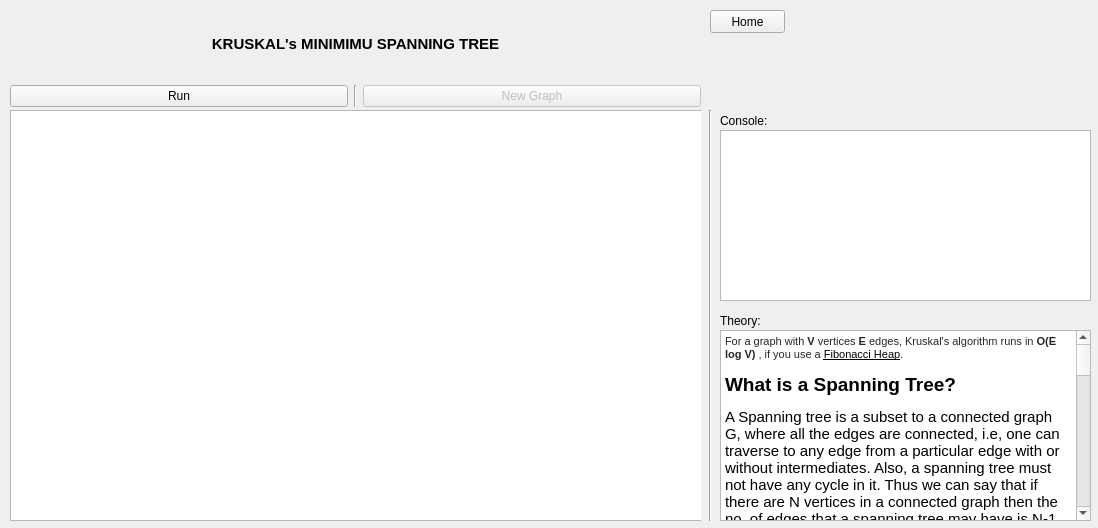
<?xml version="1.0" encoding="UTF-8"?>
<ui version="4.0">
 <class>KruskalViewClass</class>
 <widget class="QWidget" name="KruskalViewClass">
  <property name="geometry">
   <rect>
    <x>0</x>
    <y>0</y>
    <width>1098</width>
    <height>528</height>
   </rect>
  </property>
  <property name="windowTitle">
   <string>Form</string>
  </property>
  <widget class="QLabel" name="kruskalInfoConsoleLabel">
   <property name="geometry">
    <rect>
     <x>720</x>
     <y>310</y>
     <width>47</width>
     <height>21</height>
    </rect>
   </property>
   <property name="text">
    <string>Theory:</string>
   </property>
  </widget>
  <widget class="QLabel" name="kruskalConsoleLabel">
   <property name="geometry">
    <rect>
     <x>720</x>
     <y>110</y>
     <width>47</width>
     <height>21</height>
    </rect>
   </property>
   <property name="text">
    <string>Console:</string>
   </property>
  </widget>
  <widget class="QTextBrowser" name="kruskalInfoTextBrowser">
   <property name="geometry">
    <rect>
     <x>720</x>
     <y>330</y>
     <width>371</width>
     <height>191</height>
    </rect>
   </property>
   <property name="html">
    <string>&lt;!DOCTYPE HTML PUBLIC &quot;-//W3C//DTD HTML 4.0//EN&quot; &quot;http://www.w3.org/TR/REC-html40/strict.dtd&quot;&gt;
&lt;html&gt;&lt;head&gt;&lt;meta name=&quot;qrichtext&quot; content=&quot;1&quot; /&gt;&lt;style type=&quot;text/css&quot;&gt;
p, li { white-space: pre-wrap; }
&lt;/style&gt;&lt;/head&gt;&lt;body style=&quot; font-family:'MS Shell Dlg 2'; font-size:8.25pt; font-weight:400; font-style:normal;&quot;&gt;
&lt;p style=&quot; margin-top:0px; margin-bottom:0px; margin-left:0px; margin-right:0px; -qt-block-indent:0; text-indent:0px;&quot;&gt;&lt;span style=&quot; font-family:'-apple-system','BlinkMacSystemFont','Segoe UI Adjusted','Segoe UI','Liberation Sans','sans-serif'; font-size:8pt; color:#232629; background-color:#ffffff;&quot;&gt;For a graph with &lt;/span&gt;&lt;span style=&quot; font-family:'-apple-system','BlinkMacSystemFont','Segoe UI Adjusted','Segoe UI','Liberation Sans','sans-serif'; font-size:8pt; font-weight:600; color:#232629; background-color:#ffffff;&quot;&gt;V&lt;/span&gt;&lt;span style=&quot; font-family:'-apple-system','BlinkMacSystemFont','Segoe UI Adjusted','Segoe UI','Liberation Sans','sans-serif'; font-size:8pt; color:#232629; background-color:#ffffff;&quot;&gt; vertices &lt;/span&gt;&lt;span style=&quot; font-family:'-apple-system','BlinkMacSystemFont','Segoe UI Adjusted','Segoe UI','Liberation Sans','sans-serif'; font-size:8pt; font-weight:600; color:#232629; background-color:#ffffff;&quot;&gt;E&lt;/span&gt;&lt;span style=&quot; font-family:'-apple-system','BlinkMacSystemFont','Segoe UI Adjusted','Segoe UI','Liberation Sans','sans-serif'; font-size:8pt; color:#232629; background-color:#ffffff;&quot;&gt; edges, Kruskal's algorithm runs in &lt;/span&gt;&lt;span style=&quot; font-family:'-apple-system','BlinkMacSystemFont','Segoe UI Adjusted','Segoe UI','Liberation Sans','sans-serif'; font-size:8pt; font-weight:600; color:#232629; background-color:#ffffff;&quot;&gt;O(E log V)&lt;/span&gt;&lt;span style=&quot; font-family:'-apple-system','BlinkMacSystemFont','Segoe UI Adjusted','Segoe UI','Liberation Sans','sans-serif'; font-size:8pt; color:#232629; background-color:#ffffff;&quot;&gt; , if you use a &lt;/span&gt;&lt;a href=&quot;http://en.wikipedia.org/wiki/Fibonacci_heap&quot;&gt;&lt;span style=&quot; font-family:'-apple-system','BlinkMacSystemFont','Segoe UI Adjusted','Segoe UI','Liberation Sans','sans-serif'; font-size:8pt; text-decoration: underline; color:#000000; background-color:#ffffff;&quot;&gt;Fibonacci Heap&lt;/span&gt;&lt;/a&gt;&lt;span style=&quot; font-family:'-apple-system','BlinkMacSystemFont','Segoe UI Adjusted','Segoe UI','Liberation Sans','sans-serif'; font-size:8pt; color:#232629; background-color:#ffffff;&quot;&gt;.&lt;/span&gt;&lt;/p&gt;
&lt;p style=&quot; margin-top:12px; margin-bottom:0px; margin-left:0px; margin-right:0px; -qt-block-indent:0; text-indent:0px; background-color:#ffffff;&quot;&gt;&lt;span style=&quot; font-family:'Helvetica','sans-serif'; font-size:14pt; font-weight:600; color:#000000;&quot;&gt;What is a Spanning Tree?&lt;/span&gt;&lt;span style=&quot; font-size:8pt;&quot;&gt; &lt;/span&gt;&lt;/p&gt;
&lt;p style=&quot; margin-top:12px; margin-bottom:0px; margin-left:0px; margin-right:0px; -qt-block-indent:0; text-indent:0px; background-color:#ffffff;&quot;&gt;&lt;span style=&quot; font-family:'Helvetica','sans-serif'; font-size:11.5pt; color:#000000;&quot;&gt;A Spanning tree is a subset to a connected graph G, where all the edges are connected, i.e, one can traverse to any edge from a particular edge with or without intermediates. Also, a spanning tree must not have any cycle in it. Thus we can say that if there are N vertices in a connected graph then the no. of edges that a spanning tree may have is N-1.&lt;/span&gt;&lt;span style=&quot; font-size:8pt;&quot;&gt; &lt;/span&gt;&lt;/p&gt;
&lt;p style=&quot; margin-top:12px; margin-bottom:0px; margin-left:0px; margin-right:0px; -qt-block-indent:0; text-indent:0px; background-color:#ffffff;&quot;&gt;&lt;span style=&quot; font-family:'Helvetica','sans-serif'; font-size:11.5pt; color:#000000;&quot;&gt; &lt;/span&gt;&lt;span style=&quot; font-size:8pt;&quot;&gt; &lt;/span&gt;&lt;/p&gt;
&lt;p style=&quot; margin-top:12px; margin-bottom:0px; margin-left:0px; margin-right:0px; -qt-block-indent:0; text-indent:0px; background-color:#ffffff;&quot;&gt;&lt;span style=&quot; font-family:'Helvetica','sans-serif'; font-size:14pt; font-weight:600; color:#000000;&quot;&gt;What is a Minimum Spanning Tree? &lt;/span&gt;&lt;/p&gt;
&lt;p style=&quot; margin-top:12px; margin-bottom:0px; margin-left:0px; margin-right:0px; -qt-block-indent:0; text-indent:0px; background-color:#ffffff;&quot;&gt;&lt;span style=&quot; font-family:'Helvetica','sans-serif'; font-size:11.5pt; color:#000000;&quot;&gt;Given a connected and undirected graph, a spanning tree of that graph is a subgraph that is a tree and connects all the vertices together. A single graph can have many different spanning trees. A minimum spanning tree (MST) or minimum weight spanning tree for a weighted, connected, undirected graph is a spanning tree with a weight less than or equal to the weight of every other spanning tree. The weight of a spanning tree is the sum of weights given to each edge of the spanning tree.&lt;/span&gt;&lt;span style=&quot; font-size:8pt;&quot;&gt; &lt;/span&gt;&lt;/p&gt;
&lt;p style=&quot; margin-top:12px; margin-bottom:0px; margin-left:0px; margin-right:0px; -qt-block-indent:0; text-indent:0px; background-color:#ffffff;&quot;&gt;&lt;span style=&quot; font-family:'Helvetica','sans-serif'; font-size:11.5pt; color:#000000;&quot;&gt; &lt;/span&gt;&lt;span style=&quot; font-size:8pt;&quot;&gt; &lt;/span&gt;&lt;/p&gt;
&lt;p style=&quot; margin-top:12px; margin-bottom:0px; margin-left:0px; margin-right:0px; -qt-block-indent:0; text-indent:0px; background-color:#ffffff;&quot;&gt;&lt;span style=&quot; font-family:'Helvetica','sans-serif'; font-size:14pt; font-weight:600; color:#000000;&quot;&gt;How many edges does a minimum spanning tree has? &lt;/span&gt;&lt;/p&gt;
&lt;p style=&quot; margin-top:12px; margin-bottom:0px; margin-left:0px; margin-right:0px; -qt-block-indent:0; text-indent:0px; background-color:#ffffff;&quot;&gt;&lt;span style=&quot; font-family:'Helvetica','sans-serif'; font-size:11.5pt; color:#000000;&quot;&gt;A minimum spanning tree has (V – 1) edges where V is the number of vertices in the given graph.&lt;/span&gt;&lt;span style=&quot; font-size:8pt;&quot;&gt; &lt;/span&gt;&lt;/p&gt;
&lt;p style=&quot;-qt-paragraph-type:empty; margin-top:12px; margin-bottom:0px; margin-left:0px; margin-right:0px; -qt-block-indent:0; text-indent:0px; font-size:8pt; background-color:#ffffff;&quot;&gt;&lt;br /&gt;&lt;/p&gt;
&lt;p style=&quot; margin-top:12px; margin-bottom:0px; margin-left:0px; margin-right:0px; -qt-block-indent:0; text-indent:0px; background-color:#ffffff;&quot;&gt;&lt;a name=&quot;creating_minimum_spanning_tree_using_kruskal_algorithm&quot;&gt;&lt;/a&gt;&lt;span style=&quot; font-family:'Roboto','sans-serif'; font-size:8pt; font-weight:496; color:#272c37; background-color:#ffffff;&quot;&gt;C&lt;/span&gt;&lt;span style=&quot; font-family:'Roboto','sans-serif'; font-size:8pt; font-weight:496; color:#272c37; background-color:#ffffff;&quot;&gt;reating Minimum Spanning Tree Using Kruskal Algorithm&lt;/span&gt;&lt;/p&gt;
&lt;p style=&quot; margin-top:0px; margin-bottom:26px; margin-left:0px; margin-right:0px; -qt-block-indent:0; text-indent:0px; line-height:26px; background-color:#ffffff;&quot;&gt;&lt;span style=&quot; font-family:'Roboto','sans-serif'; font-size:8pt; color:#51565e; background-color:#ffffff;&quot;&gt;You will first look into the steps involved in Kruskal’s Algorithm to generate a minimum spanning tree:&lt;/span&gt;&lt;/p&gt;
&lt;ul style=&quot;margin-top: 0px; margin-bottom: 0px; margin-left: 0px; margin-right: 0px; -qt-list-indent: 1;&quot;&gt;&lt;li style=&quot; font-family:'Roboto','sans-serif'; font-size:8pt; color:#51565e;&quot; style=&quot; margin-top:0px; margin-bottom:14px; margin-left:20px; margin-right:0px; -qt-block-indent:0; text-indent:0px; line-height:24px;&quot;&gt;&lt;span style=&quot; font-size:16px;&quot;&gt;Step 1: Sort all edges in increasing order of their edge weights.&lt;/span&gt;&lt;/li&gt;
&lt;li style=&quot; font-family:'Roboto','sans-serif'; font-size:8pt; color:#51565e;&quot; style=&quot; margin-top:0px; margin-bottom:14px; margin-left:20px; margin-right:0px; -qt-block-indent:0; text-indent:0px; line-height:24px;&quot;&gt;&lt;span style=&quot; font-size:16px;&quot;&gt;Step 2: Pick the smallest edge.&lt;/span&gt;&lt;/li&gt;
&lt;li style=&quot; font-family:'Roboto','sans-serif'; font-size:8pt; color:#51565e;&quot; style=&quot; margin-top:0px; margin-bottom:14px; margin-left:20px; margin-right:0px; -qt-block-indent:0; text-indent:0px; line-height:24px;&quot;&gt;&lt;span style=&quot; font-size:16px;&quot;&gt;Step 3: Check if the new edge creates a cycle or loop in a spanning tree.&lt;/span&gt;&lt;/li&gt;
&lt;li style=&quot; font-family:'Roboto','sans-serif'; font-size:8pt; color:#51565e;&quot; style=&quot; margin-top:0px; margin-bottom:14px; margin-left:20px; margin-right:0px; -qt-block-indent:0; text-indent:0px; line-height:24px;&quot;&gt;&lt;span style=&quot; font-size:16px;&quot;&gt;Step 4: If it doesn’t form the cycle, then include that edge in MST. Otherwise, discard it.&lt;/span&gt;&lt;/li&gt;
&lt;li style=&quot; font-family:'Roboto','sans-serif'; font-size:8pt; color:#51565e;&quot; style=&quot; margin-top:0px; margin-bottom:14px; margin-left:20px; margin-right:0px; -qt-block-indent:0; text-indent:0px; line-height:24px;&quot;&gt;&lt;span style=&quot; font-size:16px;&quot;&gt;Step 5: Repeat from step 2 until it includes |V| - 1 edges in MST.&lt;/span&gt;&lt;/li&gt;&lt;/ul&gt;&lt;/body&gt;&lt;/html&gt;</string>
   </property>
  </widget>
  <widget class="QWidget" name="kruskalAnimAreaPane" native="true">
   <property name="geometry">
    <rect>
     <x>10</x>
     <y>110</y>
     <width>691</width>
     <height>411</height>
    </rect>
   </property>
   <widget class="QGraphicsView" name="kruskalAnimArea">
    <property name="geometry">
     <rect>
      <x>0</x>
      <y>0</y>
      <width>701</width>
      <height>411</height>
     </rect>
    </property>
   </widget>
  </widget>
  <widget class="Line" name="kruskalAnimTextAreaSeparator">
   <property name="geometry">
    <rect>
     <x>695</x>
     <y>110</y>
     <width>31</width>
     <height>411</height>
    </rect>
   </property>
   <property name="orientation">
    <enum>Qt::Vertical</enum>
   </property>
  </widget>
  <widget class="QPlainTextEdit" name="kruskalPlainTextEdit">
   <property name="geometry">
    <rect>
     <x>720</x>
     <y>130</y>
     <width>371</width>
     <height>171</height>
    </rect>
   </property>
   <property name="readOnly">
    <bool>true</bool>
   </property>
  </widget>
  <widget class="QWidget" name="layoutWidget">
   <property name="geometry">
    <rect>
     <x>10</x>
     <y>10</y>
     <width>691</width>
     <height>97</height>
    </rect>
   </property>
   <layout class="QVBoxLayout" name="kruskalHeaderAndControlPane">
    <item>
     <widget class="QLabel" name="kruskalHeaderLabel">
      <property name="layoutDirection">
       <enum>Qt::RightToLeft</enum>
      </property>
      <property name="text">
       <string>&lt;html&gt;&lt;head/&gt;&lt;body&gt;&lt;p&gt;&lt;span style=&quot; font-size:11pt; font-weight:600;&quot;&gt;KRUSKAL's MINIMIMU SPANNING TREE&lt;/span&gt;&lt;/p&gt;&lt;/body&gt;&lt;/html&gt;</string>
      </property>
      <property name="alignment">
       <set>Qt::AlignCenter</set>
      </property>
     </widget>
    </item>
    <item>
     <layout class="QHBoxLayout" name="kruskalControlPane">
      <item>
       <widget class="QPushButton" name="kruskalRunBtn">
        <property name="text">
         <string>Run</string>
        </property>
       </widget>
      </item>
      <item>
       <widget class="Line" name="kruskalInsertNewGraphSepLine">
        <property name="orientation">
         <enum>Qt::Vertical</enum>
        </property>
       </widget>
      </item>
      <item>
       <widget class="QPushButton" name="kruskalNewGraphBtn">
        <property name="enabled">
         <bool>false</bool>
        </property>
        <property name="text">
         <string>New Graph</string>
        </property>
       </widget>
      </item>
     </layout>
    </item>
   </layout>
  </widget>
  <widget class="QPushButton" name="kruskalHomeBtn">
   <property name="geometry">
    <rect>
     <x>710</x>
     <y>10</y>
     <width>75</width>
     <height>23</height>
    </rect>
   </property>
   <property name="text">
    <string>Home</string>
   </property>
  </widget>
 </widget>
 <resources/>
 <connections/>
</ui>
